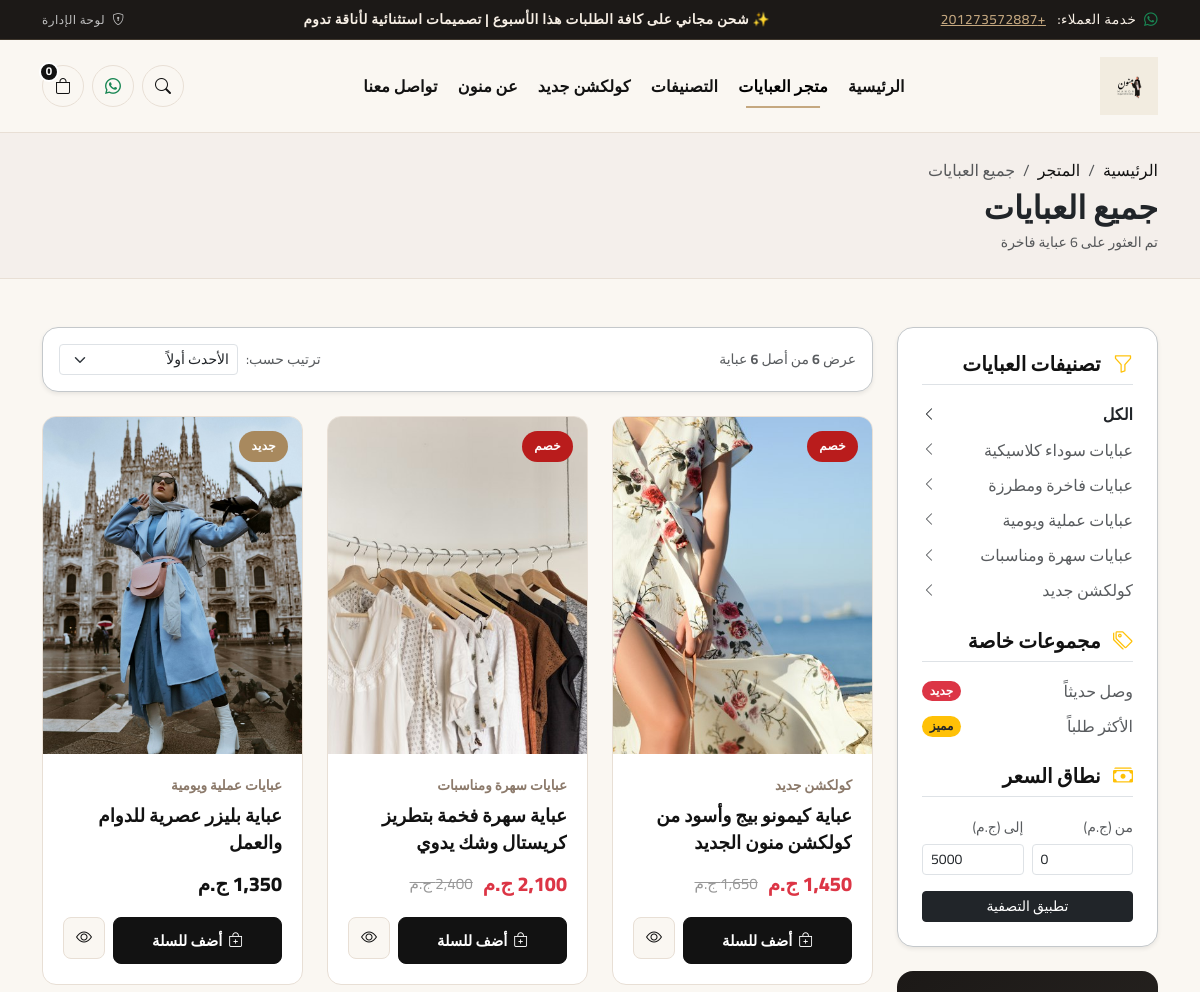
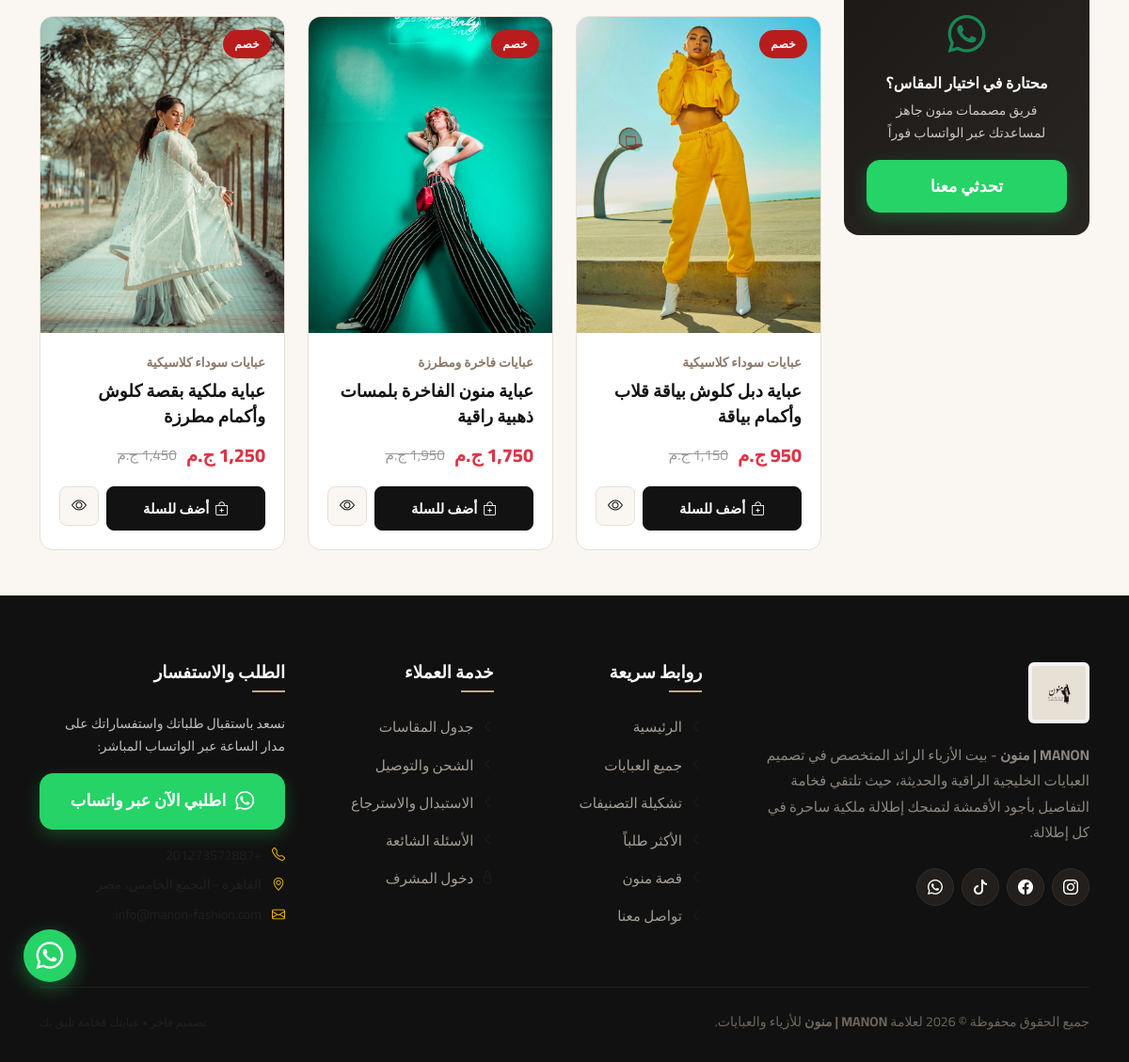
The page /shop.php on the database its author committed (2 pictures, top to bottom).
### tables this page shows
CREATE TABLE `categories` (
  `id` INT AUTO_INCREMENT PRIMARY KEY,
  `name` VARCHAR(150) NOT NULL,
  `slug` VARCHAR(150) NOT NULL UNIQUE,
  `description` TEXT NULL,
  `image` VARCHAR(255) NULL,
  `is_active` TINYINT(1) NOT NULL DEFAULT 1,
  `sort_order` INT NOT NULL DEFAULT 0,
  `created_at` DATETIME NOT NULL DEFAULT CURRENT_TIMESTAMP,
  `updated_at` DATETIME NOT NULL DEFAULT CURRENT_TIMESTAMP ON UPDATE CURRENT_TIMESTAMP
);

CREATE TABLE `products` (
  `id` INT AUTO_INCREMENT PRIMARY KEY,
  `category_id` INT NOT NULL,
  `name` VARCHAR(255) NOT NULL,
  `slug` VARCHAR(255) NOT NULL UNIQUE,
  `sku` VARCHAR(100) NULL,
  `short_desc` VARCHAR(500) NULL,
  `description` LONGTEXT NULL,
  `price` DECIMAL(10,2) NOT NULL,
  `sale_price` DECIMAL(10,2) NULL,
  `stock_quantity` INT NOT NULL DEFAULT 15,
  `sizes` VARCHAR(150) NOT NULL DEFAULT '52, 54, 56, 58, 60',
  `fabric` VARCHAR(150) NOT NULL DEFAULT 'حرير ملكي كوري فاخر',
  `color` VARCHAR(100) NOT NULL DEFAULT 'أسود فاحم ملكي',
  `main_image` VARCHAR(255) NOT NULL,
  `is_featured` TINYINT(1) NOT NULL DEFAULT 0,
  `is_new` TINYINT(1) NOT NULL DEFAULT 1,
  `is_active` TINYINT(1) NOT NULL DEFAULT 1,
  `views_count` INT NOT NULL DEFAULT 0,
  `created_at` DATETIME NOT NULL DEFAULT CURRENT_TIMESTAMP,
  `updated_at` DATETIME NOT NULL DEFAULT CURRENT_TIMESTAMP ON UPDATE CURRENT_TIMESTAMP,
  INDEX (`category_id`),
  INDEX (`slug`),
  INDEX (`is_active`),
  INDEX (`is_featured`),
  INDEX (`is_new`),
  CONSTRAINT `fk_product_category` FOREIGN KEY (`category_id`) REFERENCES `categories` (`id`) ON DELETE RESTRICT ON UPDATE CASCADE
);

### includes/functions.php (called while the page is built, shortened)
<?php
function e($string) {
    return htmlspecialchars((string)$string, ENT_QUOTES, 'UTF-8');
}
function getSetting($key, $default = '') {
    static $settingsCache = null;
    if ($settingsCache === null) {
        $db = getDB();
        try {
            $stmt = $db->query("SELECT setting_key, setting_value FROM settings");
            $settingsCache = $stmt->fetchAll(PDO::FETCH_KEY_PAIR);
        } catch (Exception $e) {
            $settingsCache = [];
        }
    }
    return $settingsCache[$key] ?? $default;
}
function formatPrice($amount) {
    $currency = getSetting('currency', DEFAULT_CURRENCY);
    return number_format((float)$amount, 0) . ' ' . $currency;
}

### shop.php (the view, shortened to what this page needs)
<?php
require_once __DIR__ . '/includes/header.php';
$db = getDB();
$categorySlug = $_GET['category'] ?? '';
$filterType = $_GET['filter'] ?? '';
$sort = $_GET['sort'] ?? 'latest';
$minPrice = isset($_GET['min_price']) && is_numeric($_GET['min_price']) ? (float)$_GET['min_price'] : 0;
$maxPrice = isset($_GET['max_price']) && is_numeric($_GET['max_price']) ? (float)$_GET['max_price'] : 5000;
$categories = $db->query("SELECT * FROM categories WHERE is_active = 1 ORDER BY sort_order ASC, id ASC")->fetchAll();
$sql = "
    SELECT p.*, c.name AS category_name, c.slug AS category_slug
    FROM products p
    JOIN categories c ON p.category_id = c.id
    WHERE p.is_active = 1
";
$params = [];
switch ($sort) {
    case 'latest':
    default:
        $sql .= " ORDER BY p.id DESC";
        break;
}
$stmt = $db->prepare($sql);
$stmt->execute($params);
$products = $stmt->fetchAll();
$totalFound = count($products);
$currentCatName = 'جميع العبايات';
?>
<div class="py-4" style="background: #F4EFEB; border-bottom: 1px solid var(--color-border);">
    <div class="container">
        <nav aria-label="breadcrumb">
            <ol class="breadcrumb mb-1 small">
                <li class="breadcrumb-item"><a href="index.php">الرئيسية</a></li>
                <li class="breadcrumb-item"><a href="shop.php">المتجر</a></li>
                <li class="breadcrumb-item active" aria-current="page"><?= e($currentCatName) ?></li>
            </ol>
        </nav>
        <div class="d-flex flex-column flex-md-row justify-content-between align-items-md-center">
            <div>
                <h1 class="h2 fw-bold text-dark mb-1"><?= e($currentCatName) ?></h1>
                <p class="text-muted small mb-0">تم العثور على <?= $totalFound ?> عباية فاخرة</p>
            </div>
        </div>
    </div>
</div>
<div class="container py-5">
    <div class="row g-4">
        <div class="col-lg-3">
            <div class="bg-white p-4 rounded-4 shadow-sm border border-secondary-subtle">
                <h5 class="fw-bold mb-3 pb-2 border-bottom"><i class="bi bi-funnel me-2 text-warning"></i> تصنيفات العبايات</h5>
                <ul class="list-unstyled mb-4">
                    <li class="mb-2">
                        <a href="shop.php" class="d-flex justify-content-between align-items-center text-decoration-none <?= empty($categorySlug) && empty($filterType) ? 'fw-bold text-dark' : 'text-muted' ?>">
                            <span>الكل</span>
                            <i class="bi bi-chevron-left small"></i>
                        </a>
                    </li>
                    <?php foreach ($categories as $cat): ?>
                        <li class="mb-2">
                            <a href="shop.php?category=<?= e($cat['slug']) ?>" class="d-flex justify-content-between align-items-center text-decoration-none <?= ($categorySlug === $cat['slug']) ? 'fw-bold text-dark' : 'text-muted' ?>">
                                <span><?= e($cat['name']) ?></span>
                                <i class="bi bi-chevron-left small"></i>
                            </a>
                        </li>
                    <?php endforeach; ?>
                </ul>
                <h5 class="fw-bold mb-3 pb-2 border-bottom"><i class="bi bi-tags me-2 text-warning"></i> مجموعات خاصة</h5>
                <ul class="list-unstyled mb-4">
                    <li class="mb-2">
                        <a href="shop.php?filter=new" class="d-flex justify-content-between align-items-center text-decoration-none <?= ($filterType === 'new') ? 'fw-bold text-dark' : 'text-muted' ?>">
                            <span>وصل حديثاً</span>
                            <span class="badge bg-danger rounded-pill">جديد</span>
                        </a>
                    </li>
                    <li class="mb-2">
                        <a href="shop.php?filter=featured" class="d-flex justify-content-between align-items-center text-decoration-none <?= ($filterType === 'featured') ? 'fw-bold text-dark' : 'text-muted' ?>">
                            <span>الأكثر طلباً</span>
                            <span class="badge bg-warning text-dark rounded-pill">مميز</span>
                        </a>
                    </li>
                </ul>
                <h5 class="fw-bold mb-3 pb-2 border-bottom"><i class="bi bi-cash-stack me-2 text-warning"></i> نطاق السعر</h5>
                <form action="shop.php" method="GET">
                    <div class="row g-2 mb-3">
                        <div class="col-6">
                            <label class="small text-muted mb-1">من (ج.م)</label>
                            <input type="number" name="min_price" class="form-control form-control-sm" value="<?= $minPrice ?>" min="0" step="50">
                        </div>
                        <div class="col-6">
                            <label class="small text-muted mb-1">إلى (ج.م)</label>
                            <input type="number" name="max_price" class="form-control form-control-sm" value="<?= $maxPrice ?>" min="0" step="50">
                        </div>
                    </div>
                    <button type="submit" class="btn btn-dark btn-sm w-100">تطبيق التصفية</button>
                </form>
            </div>
            <div class="mt-4 p-4 rounded-4 text-center text-white" style="background: linear-gradient(135deg, #1C1917 0%, #2A2623 100%);">
                <i class="bi bi-whatsapp fs-1 text-success mb-2 d-inline-block"></i>
                <h6 class="fw-bold">محتارة في اختيار المقاس؟</h6>
                <p class="small opacity-75 mb-3">فريق مصممات منون جاهز لمساعدتك عبر الواتساب فوراً</p>
                <a href="https://wa.me/<?= WHATSAPP_PHONE ?>?text=<?= rawurlencode('مرحباً منون، أحتاج مساعدة في اختيار المقاس المناسب للعباية') ?>" target="_blank" class="btn btn-sm btn-whatsapp-order w-100">
                    تحدثي معنا
                </a>
            </div>
        </div>
        <div class="col-lg-9">
            <div class="d-flex flex-column flex-sm-row justify-content-between align-items-sm-center bg-white p-3 rounded-4 shadow-sm border border-secondary-subtle mb-4 gap-3">
                <div class="text-muted small">
                    عرض <strong><?= count($products) ?></strong> من أصل <strong><?= $totalFound ?></strong> عباية
                </div>
                <div class="d-flex align-items-center gap-2">
                    <label class="text-nowrap small text-muted">ترتيب حسب:</label>
                    <select class="form-select form-select-sm" onchange="location = this.value;" style="min-width: 170px;">
                        <?php
                        $baseParams = $_GET;
                        $makeSortUrl = function($s) use ($baseParams) {
                            $baseParams['sort'] = $s;
                            return 'shop.php?' . http_build_query($baseParams);
                        };
                        ?>
                        <option value="<?= $makeSortUrl('latest') ?>" <?= ($sort === 'latest') ? 'selected' : '' ?>>الأحدث أولاً</option>
                    </select>
                </div>
            </div>
            <?php if (empty($products)): ?>
                <div class="bg-white p-5 rounded-4 text-center border border-secondary-subtle my-4">
                    <i class="bi bi-bag-x text-muted" style="font-size: 3.5rem;"></i>
                    <h4 class="fw-bold mt-3 mb-2">عذراً، لم نجد نتائج مطابقة</h4>
                    <p class="text-muted mb-4">جربي تعديل معايير البحث أو تصفحي كامل تشكيلتنا الفاخرة</p>
                    <a href="shop.php" class="btn btn-manon-primary">تصفح كافة العبايات</a>
                </div>
            <?php else: ?>
                <div class="row g-4">
                    <?php foreach ($products as $prod): ?>
                        <div class="col-md-4 col-sm-6">
                            <div class="product-card">
                                <div class="product-thumb">
                                    <a href="product.php?id=<?= $prod['id'] ?>">
                                        <img src="<?= e($prod['main_image']) ?>" alt="<?= e($prod['name']) ?>" loading="lazy">
                                    </a>
                                    <?php if ($prod['sale_price']): ?>
                                        <span class="product-badge sale">خصم</span>
                                    <?php elseif ($prod['is_new']): ?>
                                        <span class="product-badge new">جديد</span>
                                    <?php endif; ?>
                                </div>
                                <div class="product-content">
                                    <span class="product-category"><?= e($prod['category_name']) ?></span>
                                    <h3 class="product-title">
                                        <a href="product.php?id=<?= $prod['id'] ?>"><?= e($prod['name']) ?></a>
                                    </h3>
                                    <div class="product-price-box">
                                        <?php if ($prod['sale_price']): ?>
                                            <span class="product-price text-danger"><?= formatPrice($prod['sale_price']) ?></span>
                                            <span class="product-old-price"><?= formatPrice($prod['price']) ?></span>
                                        <?php else: ?>
                                            <span class="product-price"><?= formatPrice($prod['price']) ?></span>
                                        <?php endif; ?>
                                    </div>
                                    <div class="product-card-actions">
                                        <button type="button" class="btn-add-cart btn-add-cart-ajax" data-id="<?= $prod['id'] ?>">
                                            <i class="bi bi-bag-plus"></i> أضف للسلة
                                        </button>
                                        <a href="product.php?id=<?= $prod['id'] ?>" class="btn-view-details" title="تفاصيل العباية">
                                            <i class="bi bi-eye"></i>
                                        </a>
                                    </div>
                                </div>
                            </div>
                        </div>
                    <?php endforeach; ?>
                </div>
            <?php endif; ?>
        </div>
    </div>
</div>
<?php require_once __DIR__ . '/includes/footer.php'; ?>

### assets/css/style.css (style rules this page uses)
:root { --font-ar: 'Cairo', 'Tajawal', -apple-system, BlinkMacSystemFont, 'Segoe UI', Roboto, sans-serif; --font-en: 'Playfair Display', Georgia, serif; --bg-primary: #FAF7F2; --bg-secondary: #F3ECE2; --bg-card: #FFFFFF; --color-dark: #121212; --color-charcoal: #1C1917; --color-muted: #6B655D; --color-border: #E8DFD5; --color-gold: #C5A880; --color-gold-dark: #A8895E; --color-gold-light: #F7EFE5; --color-soft-brown: #8C7A6B; --shadow-subtle: 0 4px 20px rgba(28, 25, 23, 0.04); --shadow-hover: 0 16px 36px rgba(28, 25, 23, 0.09); --radius-sm: 8px; --radius-md: 14px; --radius-lg: 22px; --transition-smooth: all 0.35s cubic-bezier(0.25, 1, 0.5, 1); }
* { box-sizing: border-box; }
body { font-family: var(--font-ar); background-color: var(--bg-primary); color: var(--color-dark); margin: 0; padding: 0; line-height: 1.7; direction: rtl; text-align: right; overflow-x: hidden; -webkit-font-smoothing: antialiased; }
a { color: inherit; text-decoration: none; transition: var(--transition-smooth); }
img { max-width: 100%; height: auto; display: block; }
.btn-whatsapp-order { background: #25D366; color: #FFFFFF; border: 1px solid #25D366; padding: 14px 28px; border-radius: var(--radius-md); font-weight: 700; font-size: 1.1rem; display: inline-flex; align-items: center; justify-content: center; gap: 10px; transition: var(--transition-smooth); box-shadow: 0 6px 18px rgba(37, 211, 102, 0.25); }
.product-card { background: var(--bg-card); border-radius: var(--radius-md); border: 1px solid var(--color-border); overflow: hidden; transition: var(--transition-smooth); height: 100%; display: flex; flex-direction: column; position: relative; }
.product-thumb { position: relative; overflow: hidden; padding-top: 130%; background: #EFE9E0; }
.product-thumb img { position: absolute; top: 0; left: 0; width: 100%; height: 100%; object-fit: cover; transition: transform 0.6s cubic-bezier(0.25, 1, 0.5, 1); }
.product-badge { position: absolute; top: 14px; right: 14px; background: var(--color-dark); color: #fff; font-size: 0.75rem; font-weight: 700; padding: 5px 12px; border-radius: 30px; z-index: 2; letter-spacing: 0.3px; }
.product-badge.sale { background: #B91C1C; }
.product-badge.new { background: var(--color-gold-dark); }
.product-content { padding: 20px; display: flex; flex-direction: column; flex-grow: 1; }
.product-category { font-size: 0.85rem; color: var(--color-soft-brown); font-weight: 600; margin-bottom: 6px; }
.product-title { font-size: 1.15rem; font-weight: 700; color: var(--color-dark); margin-bottom: 10px; line-height: 1.45; display: -webkit-box; -webkit-line-clamp: 2; -webkit-box-orient: vertical; overflow: hidden; }
.product-price-box { display: flex; align-items: center; gap: 10px; margin-bottom: 16px; }
.product-price { font-size: 1.25rem; font-weight: 800; color: var(--color-dark); }
.product-old-price { font-size: 0.95rem; color: #999; text-decoration: line-through; }
.product-card-actions { margin-top: auto; display: flex; gap: 8px; }
.btn-add-cart { flex: 1; background: var(--color-dark); color: #fff; border: 1px solid var(--color-dark); padding: 10px 14px; border-radius: var(--radius-sm); font-weight: 600; font-size: 0.92rem; display: inline-flex; align-items: center; justify-content: center; gap: 6px; transition: var(--transition-smooth); cursor: pointer; }
.btn-view-details { width: 42px; height: 42px; background: var(--bg-primary); border: 1px solid var(--color-border); color: var(--color-dark); border-radius: var(--radius-sm); display: inline-flex; align-items: center; justify-content: center; transition: var(--transition-smooth); }

### rows shown on the page
categories: name "عبايات سوداء كلاسيكية"
categories: name "عبايات فاخرة ومطرزة"
categories: name "عبايات عملية ويومية"
categories: name "عبايات سهرة ومناسبات"
categories: name "كولكشن جديد"
products: main_image (picture), shows "خصم", category.name "كولكشن جديد", name "عباية كيمونو بيج وأسود من كولكشن منون الجديد", sale_price "1,450 ج.م", price "1,650 ج.م"
products: main_image (picture), shows "خصم", category.name "عبايات سهرة ومناسبات", name "عباية سهرة فخمة بتطريز كريستال وشك يدوي", sale_price "2,100 ج.م", price "2,400 ج.م"
products: main_image (picture), is_new "جديد", category.name "عبايات عملية ويومية", name "عباية بليزر عصرية للدوام والعمل", price "1,350 ج.م"
products: main_image (picture), shows "خصم", category.name "عبايات سوداء كلاسيكية", name "عباية دبل كلوش بياقة قلاب وأكمام بياقة", sale_price "950 ج.م", price "1,150 ج.م"
products: main_image (picture), shows "خصم", category.name "عبايات فاخرة ومطرزة", name "عباية منون الفاخرة بلمسات ذهبية راقية", sale_price "1,750 ج.م", price "1,950 ج.م"
products: main_image (picture), shows "خصم", category.name "عبايات سوداء كلاسيكية", name "عباية ملكية بقصة كلوش وأكمام مطرزة", sale_price "1,250 ج.م", price "1,450 ج.م"

### other values the page prints
$whatsappNumber "+201273572887"
$announcement "شحن مجاني على كافة الطلبات هذا الأسبوع | تصميمات استثنائية لأناقة تدوم"
$cartCount "0"
$currentCatName "جميع العبايات"
count($products) "6"
$totalFound "6"
